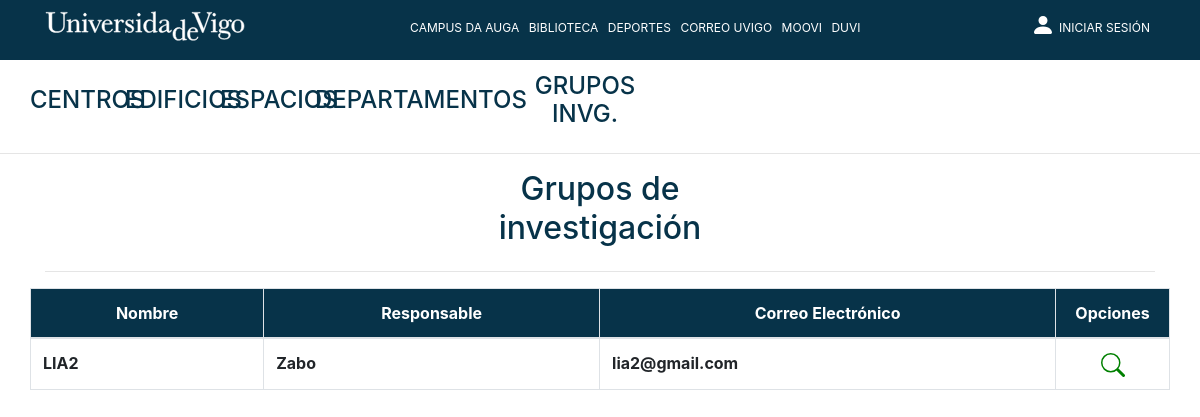
Page /Controllers/GrupoInvestigacion_Controller.php?action=showall on the earlier database version.
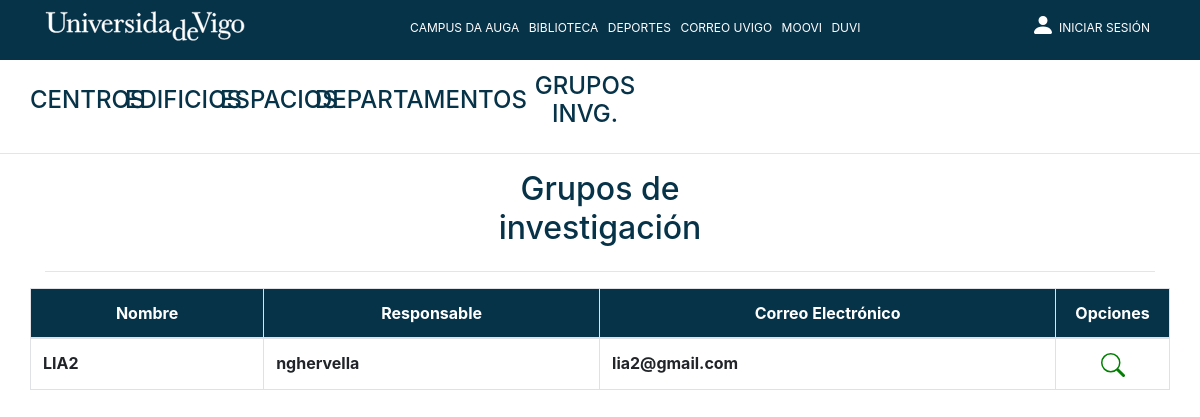
Same page on the later database version.
### tables this page shows
CREATE TABLE `grupo_investigacion` (
	`grupo_id` int NOT NULL AUTO_INCREMENT,
	`nombre_grupo` VARCHAR(70) NOT NULL,
	`telef_grupo` int NOT NULL,
	`lineas_investigacion` VARCHAR(200) NOT NULL,
	`area_conoc_grupo` VARCHAR(30) NOT NULL,
	`email_grupo` VARCHAR(30) NOT NULL,
	`responsable_grupo` int,
	PRIMARY KEY	(`grupo_id`)
 );

### Models/GRUPO_INVESTIGACION_Model.php (called while the page is built, shortened)
<?php
include_once 'Access_DB.php';
    class GRUPO_INVESTIGACION_Model{
        private $db;
        private $grupo_id;
        private $nombre_grupo;
        private $email_grupo;
        function __construct($grupo_id,
                             $nombre_grupo,
                             $telef_grupo,
                             $lineas_investigacion,
                             $area_conoc_grupo,
                             $email_grupo,
                             $responsable_grupo){
            $this->grupo_id = $grupo_id;
            $this->nombre_grupo = $nombre_grupo;
            $this->email_grupo = $email_grupo;
            $this->db = PDOConnection::getInstance();
        }
        function SHOWALL(){
            $stmt = $this->db->prepare("SELECT * FROM grupo_investigacion");
            $stmt->execute();
            $grupos_db = $stmt->fetchAll(PDO::FETCH_ASSOC);
            $allgrupos = array();
            foreach ($grupos_db as $grupo){
                array_push($allgrupos,
                    new GRUPO_INVESTIGACION_Model(
                        $grupo['grupo_id'],$grupo['nombre_grupo'],$grupo['telef_grupo']
                        ,$grupo['lineas_investigacion'],$grupo['area_conoc_grupo'],$grupo['email_grupo'],$grupo['responsable_grupo']
                    )
                );
            }
            return $allgrupos;
        }
        function getNombreGrupo(){
            return $this->nombre_grupo;
        }
        public function getGrupoId()
        {
            return $this->grupo_id;
        }
        public function getEmailGrupo()
        {
            return $this->email_grupo;
        }
    }
?>

### Models/Access_DB.php (called while the page is built)
<?php
class PDOConnection
{
    private static $dbhost = "127.0.0.1";
    private static $dbname = "hauga";
    private static $dbuser = "admin_hauga";
    private static $dbpass = "admin_hauga";
    private static $db_singleton = null;
    public static function getInstance()
    {
        if (self::$db_singleton == null) {
            self::$db_singleton = new PDO(
                "mysql:host=" . self::$dbhost . ";dbname=" . self::$dbname . ";charset=utf8",
                self::$dbuser,
                self::$dbpass,
                array(
                    PDO::ATTR_EMULATE_PREPARES => false,
                    PDO::ATTR_ERRMODE => PDO::ERRMODE_EXCEPTION
                )
            );
        }
        return self::$db_singleton;
    }
}
?>

### Views/GRUPOINVESTIGACION_SHOWALL_View.php (the view, shortened to what this page needs)
<?php
class GRUPOINVESTIGACION_SHOWALL_View{
    var $arrayGrupos;
    var $loginResponsables;
    function __construct($arrayGrupos, $loginResponsables , $numPag)
    {
        $this->arrayGrupos = $arrayGrupos;
        $this->loginResponsables = $loginResponsables;
        $this->render();
    }
    function render(){
        include '../Views/Header.php';
        ?>
        <div class="container">
            <div class="row align-self-center">
                <div class="col text-left">
                </div>
                <div class="col align-self-center">
                    <h2 class="text-center textoAzul">Grupos de investigación</h2>
                </div>
                <div class="col text-right">
                </div>
            </div>
            <hr>
            <div class="row">
                <table class="table table-bordered">
                    <thead>
                    <tr class="text-center" style="color: white;background-color: #073349;">
                        <th scope="col">Nombre</th>
                        <th scope="col">Responsable</th>
                        <th scope="col">Correo Electrónico</th>
                        <th style="width: 10%" scope="col">Opciones</th>
                    </tr>
                    </thead>
                    <tbody>
                    <?php
                    foreach($this->arrayGrupos as $grupo){ ?>
                        <tr>
                            <th scope="row"><?=$grupo->getNombreGrupo()?></th>
                            <th><?=$this->loginResponsables[$grupo->getGrupoId()]?></th>
                            <th><?=$grupo->getEmailGrupo()?></th>
                            <th style="text-align: center">
                                <a href="../Controllers/GrupoInvestigacion_Controller.php?action=showcurrent&grupo_id=<?=$grupo->getGrupoId()?>">
                                </a>
                            </th>
                        </tr>
                        <?php
                    }
                    ?>
                    </tbody>
                </table>
            </div>
        <?php
    }
}

Differences in the rows shown:
changed grupo_investigacion "LIA2": grupo_id "Zabo" → "nghervella"
